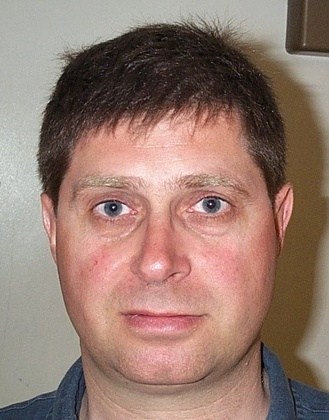
%> input picture images/DB1/db1_01.jpg, 329 x 420 px, shrunk from 392 x 500 before the run
$ octave --eval "result = detect_face(imread('images/DB1/db1_01.jpg'));"   (GNU Octave 9; MATLAB toolbox functions it lacks are replaced by stand-ins)
%> lines starting %> are read from the running program, lines starting %| are printed output that depends on the picture; in (x1, y1, x2, y2) boxes, pixels count from 0 and x2, y2 are one past the last pixel; in counts of white or black regions, pixels touching at a corner belong together; the program's own positions count from 1
### mouth_map.m
function [m_map_BW] = mouth_map(I)
%% Prepare variables

% Convert RGB image to YCbCr Components
YCbCr = rgb2ycbcr(I);
%> YCbCr: size 420x329x3 uint8; mean of channels 1, 2, 3 127.3, 119.2, 140.8

% Convert to double since max value for uint8 is 255.

% Isolate Cb.
Cb = double(YCbCr(:,:,2));
% Isolate Cr.
Cr = double(YCbCr(:,:,3));

%% Computations according to literature

Cr2 = Cr.^2;
Cr2n = 255.*(Cr2-min(Cr2))./(max(Cr2)-min(Cr2));

CrCb = Cr./Cb;
CrCbn = 255.*(CrCb-min(CrCb))./(max(CrCb)-min(CrCb));
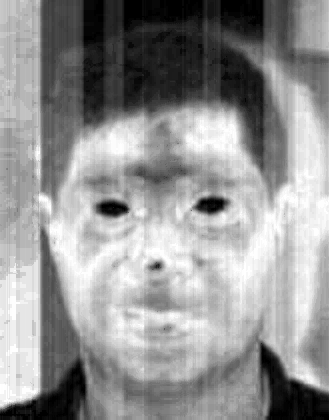
%> CrCbn: size 420x329 double; min 0, max 255, mean 147.2; drawn with min black and max white

% n is the number of pixels within the face mask
% mean2 calculates avarage of matrix elements
n = 0.95*(mean2(Cr2n)/mean2(CrCbn));
%> n = 0.856

m_map = (Cr2) .* ((Cr2)-n.*(CrCb)).^2;

%% Stretching, dilation and binarization

% Normalize
m_map = 255.*m_map./max(max(m_map));

% Convert to uint8
m_map = uint8(m_map);
%> m_map: size 420x329 uint8

% Dilate image
r = 10;
SE = strel('square', r); % spherical structuring element
m_map = imdilate(m_map,SE);

% Stretch image, tested values
target = 256:-4:4;
m_map_stretched = histeq(m_map,target);

% Binarize image with thresholdvalue 0.8
m_map_BW = imbinarize(m_map_stretched, 0.8);
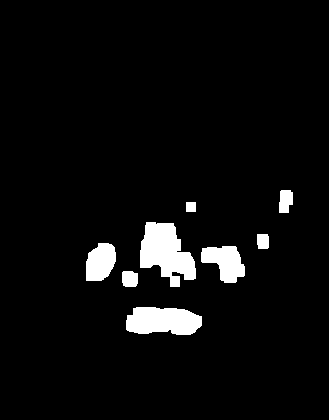
%> m_map_BW: size 420x329 logical; 4.9% white; 8 white regions, largest, box (x1, y1, x2, y2) and area: (140, 222, 196, 287) 2257, (126, 307, 202, 335) 1747, (201, 246, 245, 283) 1056

%% keep 5 largest objects

m_map_BW = bwareafilt(m_map_BW,5);
%> m_map_BW: size 420x329 logical; 4.5% white; 5 white regions, box (x1, y1, x2, y2) and area: (140, 222, 196, 287) 2257, (126, 307, 202, 335) 1747, (201, 246, 245, 283) 1056, (86, 243, 116, 281) 906, (279, 190, 293, 213) 273
%% DEBUG: Draw mouth on input image

% [9 lines of commented-out code are left out]

### eye_map.m
function [out_image_illum] = eye_map(in_image)

%Test
%in_image = imread("images/DB0/db0_1.jpg");

%Convert RGB color values to YCbCr color space
chroma_img = rgb2ycbcr(in_image);

%color channels scaling
Y = uint16(255 * mat2gray(chroma_img(:,:,1)));
Cb = uint16(255 * mat2gray(chroma_img(:,:,2)));
%> Cb: size 420x329 uint16
Cr = uint16(255 * mat2gray(chroma_img(:,:,3)));
%> Cr: size 420x329 uint16

Cr_negative = 255 - Cr;

%First eye map
EyeMapC = (1/3).*(Cb.^2 + Cr_negative.^2 + (Cb./Cr));
EyeMapC = im2double(histeq(EyeMapC)); %Send back?
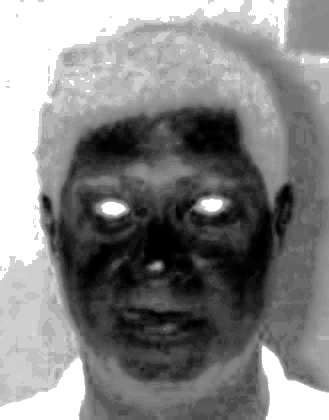
%> EyeMapC: size 420x329 double; min 0, max 1, mean 0.515

SE = strel('disk', 4);
%Second eye map
Dilate = imdilate(Y,SE);
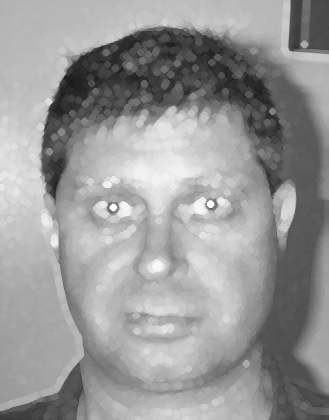
%> Dilate: size 420x329 uint16; min 26, max 255, mean 151.7
Erode = imerode(Y,SE);

EyeMapL = Dilate./(Erode+1);
EyeMapL = im2double(histeq(EyeMapL));
%> EyeMapL: size 420x329 double; every value is 1

%Combination of Cr and Cb
EyeMap = EyeMapC.* EyeMapL;
EyeMap = histeq(EyeMap);

EyeMap = EyeMap > 0.85;
%> EyeMap: size 420x329 logical; 16.6% white; 21 white regions (13 under 20 px), largest, box (x1, y1, x2, y2) and area: (0, 0, 244, 280) 16381, (262, 346, 329, 420) 2631, (0, 358, 85, 420) 2611

%Normalize
EyeMap = uint8(255 * mat2gray(EyeMap));

out_image_illum = imdilate(EyeMap,SE);
%> out_image_illum: size 420x329 uint8; 19.9% white; 14 white regions, largest, box (x1, y1, x2, y2) and area: (0, 0, 247, 283) 18276, (259, 343, 329, 420) 3145, (0, 355, 88, 420) 3129

%imshow(out_image_illum)

### eye_map_colour.m
function [out_image_colour] = eye_map_colour(in_image)

%Test
%in_image = imread("image_0253.jpg");

gray_im = rgb2gray(in_image);
gray_im = histeq(gray_im);
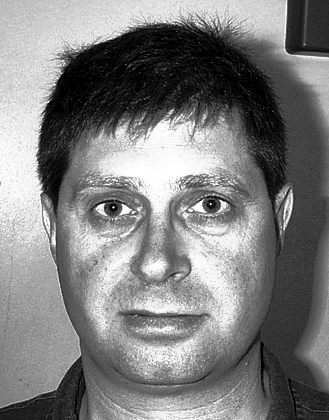
%> gray_im: size 420x329 uint8; min 0, max 255, mean 126.3

out_image_colour = gray_im > 20;
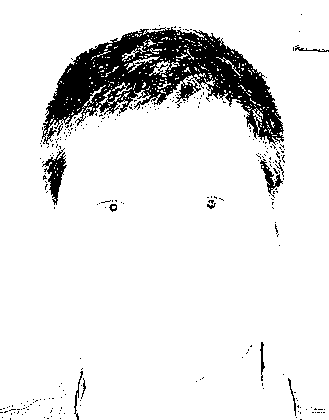
%> out_image_colour: size 420x329 logical; 90.1% white; 255 black regions (244 under 20 px), largest, box (x1, y1, x2, y2) and area: (42, 27, 284, 145) 11845, (42, 148, 67, 205) 537, (260, 159, 283, 198) 251

### eye_map_edge.m
function [out_image_edge] = eye_map_edge(in_image)

%Test
%in_image = imread("image_0253.jpg");

gray_im = rgb2gray(in_image);
%Sobel can detect edges
sobel_im = edge(gray_im, 'sobel');
%> sobel_im: size 420x329 logical; 3.2% white in thin lines or dots

SE = strel('disk', 4);

%Dilation twice to enhance the conected regions
edge_im = imdilate(sobel_im,SE);
%> edge_im: size 420x329 logical; 24.9% white; 59 white regions, largest, box (x1, y1, x2, y2) and area: (0, 12, 248, 420) 14818, (165, 170, 252, 232) 3102, (69, 172, 155, 239) 2967
edge_im = imdilate(edge_im,SE);
%> edge_im: size 420x329 logical; 40.2% white; 21 white regions, largest, box (x1, y1, x2, y2) and area: (0, 9, 300, 420) 38073, (162, 167, 255, 243) 4628, (114, 303, 214, 339) 2185

%Erosion three times to get rid of unwanted connected regions
edge_im = imerode(edge_im,SE);
%> edge_im: size 420x329 logical; 27.3% white; 27 white regions, largest, box (x1, y1, x2, y2) and area: (0, 12, 297, 420) 23941, (165, 170, 252, 240) 3410, (68, 172, 155, 239) 3154
edge_im = imerode(edge_im,SE);
%> edge_im: size 420x329 logical; 15.1% white; 57 white regions (44 under 20 px), largest, box (x1, y1, x2, y2) and area: (0, 15, 294, 420) 13979, (168, 173, 243, 229) 2225, (72, 175, 152, 236) 1981
out_image_edge = imerode(edge_im,SE);
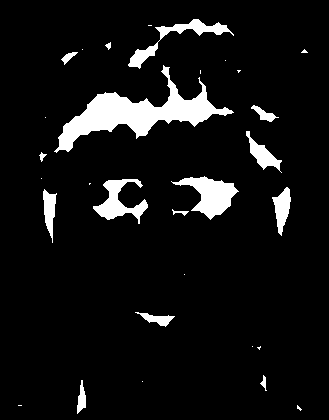
%> out_image_edge: size 420x329 logical; 7.3% white; 30 white regions (15 under 20 px), largest, box (x1, y1, x2, y2) and area: (54, 65, 234, 153) 4467, (171, 176, 239, 220) 1344, (93, 179, 148, 224) 1016

### hybrid_eye.m
function [hybrid_image] = hybrid_eye(in_image)

% Test
%in_image = imread("images/DB1/db1_10.jpg");
% in_image = white_patch(in_image);

out_image_illum = eye_map(in_image);
out_image_colour = eye_map_colour(in_image);
out_image_edge = eye_map_edge(in_image);

%Eye blob rules
out_image_illum = eye_rules(out_image_illum);
out_image_colour = eye_rules(out_image_colour);
out_image_edge = eye_rules(out_image_edge);

%Combine images after rules have been applied
ill_and_colour = out_image_illum & out_image_colour;
ill_and_edge = out_image_illum & out_image_edge;
colour_and_edge = out_image_colour & out_image_edge;

hybrid_image = ill_and_colour | ill_and_edge | colour_and_edge;
hybrid_image = bwareafilt(hybrid_image, 8);

% [11 lines of commented-out code are left out]

### eye_rules.m
%Rules to detect eye blobs
%Solidity of the region is greater than 0.5
%Aspect ratio between 0.8 and 4.0
%Connected region is not touching the border
%The orientation of the connected component is between -45 and +45 degree


function image_eye_rules = eye_rules(in_image)

%> the run ends on the next line
    blob_areas = regionprops(in_image, 'Solidity', 'BoundingBox', 'Orientation', 'PixelList', 'Area');

%clear border
    image_eye_rules = imclearborder(in_image);

    for i = 1:length(blob_areas)

        solidity = blob_areas(i).Solidity;

        width = blob_areas(i).BoundingBox(3);
        height = blob_areas(i).BoundingBox(4);
        aspectRatio = width/height;

        orientation = blob_areas(i).Orientation;

        % remove blobs according to rules
        if ((solidity < 0.5) && (aspectRatio > 4.0 || aspectRatio < 0.8) && (orientation < -45 || orientation > 45))
            region_pixels = blob_areas(i).PixelList;
            image_eye_rules(region_pixels) = 0;
        end
    end
end

### detect_face.m
function [eye_centers, mouth_center] = detect_face(I)
%% Call functions to find mouth and eyes in input image
mm = mouth_map(I);
mask_im = hybrid_eye(I);

%% Remove all white objects outside face mask on eye_map and mouth_map

% Get face mask from face_mask function
face_mask_res = face_mask(I);
face_mask_inverse = imcomplement(face_mask_res);
% figure()
% imshow(face_mask_res)

% Remove all objects from eye map that is outside face mask
eye_diff = imbinarize(mask_im - face_mask_inverse);
[nrows, ~] = size(eye_diff);

% Remove all objects in the 2/3 part below in image (false candidates)
eye_diff(round(2/3*nrows):nrows,:) = 0;

% Remove small objects
eye_diff = bwareaopen(eye_diff,30);

% Keep only 3 largest objects
eye_diff = bwareafilt(eye_diff, 3);

% Remove all objects from mouth map that is outside face mask
mouth_diff = imbinarize(mm - face_mask_inverse);

%% Get information about white objects

eye_props = regionprops(eye_diff,'centroid', 'MajoraxisLength', 'MinoraxisLength', 'Orientation');

mouth_props = regionprops(mouth_diff,'centroid', 'MajoraxisLength', 'MinoraxisLength', 'Orientation');

%% Call face boundary to eliminate all false candidates
% figure()
% imshow(I);
[eye_centers, mouth_center] = face_boundary(eye_props, mouth_props);

%% DEBUG: Print eyes on input image
% [10 lines of commented-out code are left out]
end

$ run again, on images/DB1/db1_02.jpg
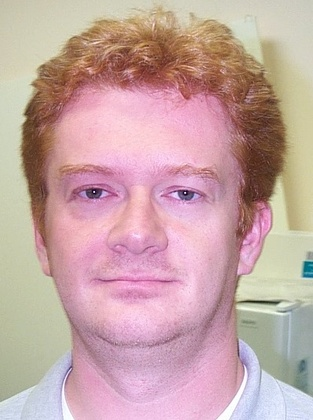
%> input picture images/DB1/db1_02.jpg, 313 x 420 px, shrunk from 399 x 536 before the run
%> YCbCr: size 420x313x3 uint8; mean of channels 1, 2, 3 166.8, 122.9, 142.2
%> in mouth_map, `CrCbn = 255.*(CrCb-min(CrCb))./(max(CrCb)-min(CrCb));`:
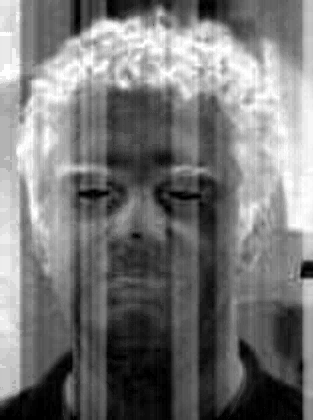
%> CrCbn: size 420x313 double; min 0, max 255, mean 118.9; drawn with min black and max white
%> n = 1.11
%> out_image_illum: size 420x313 uint8; 22.3% white; 12 white regions, largest, box (x1, y1, x2, y2) and area: (99, 302, 313, 420) 16390, (0, 349, 77, 420) 3206, (109, 231, 183, 306) 2786
%> out_image_colour: size 420x313 logical; 90% white; 220 black regions (203 under 20 px), largest, box (x1, y1, x2, y2) and area: (22, 35, 180, 247) 5618, (212, 66, 285, 245) 5382, (170, 54, 225, 94) 645
%> sobel_im: size 420x313 logical; 3.5% white in thin lines or dots
%> in eye_map_edge, `out_image_edge = imerode(edge_im,SE);`:
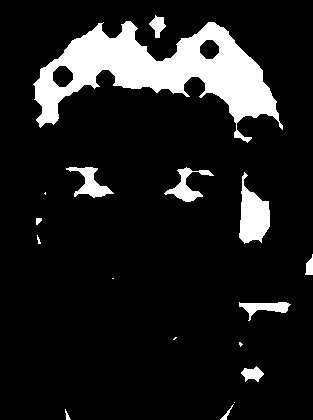
%> out_image_edge: size 420x313 logical; 11.8% white; 17 white regions (6 under 20 px), largest, box (x1, y1, x2, y2) and area: (33, 21, 283, 143) 11841, (239, 172, 270, 244) 1331, (66, 167, 114, 198) 605

$ run again, on images/DB1/db1_03.jpg
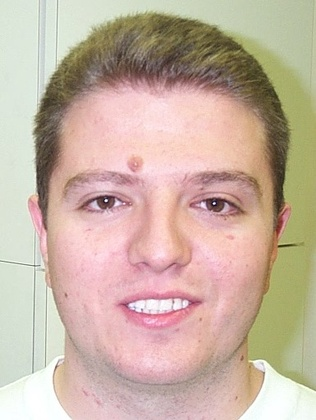
%> input picture images/DB1/db1_03.jpg, 316 x 420 px, shrunk from 385 x 512 before the run
%> YCbCr: size 420x316x3 uint8; mean of channels 1, 2, 3 173.5, 118, 138.5
%> in mouth_map, `CrCbn = 255.*(CrCb-min(CrCb))./(max(CrCb)-min(CrCb));`:
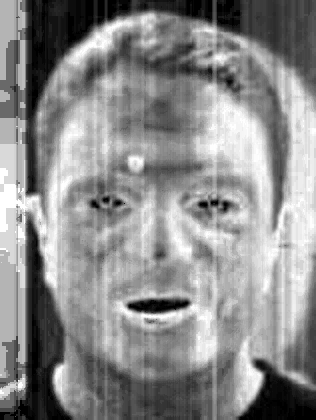
%> CrCbn: size 420x316 double; min 0, max 255, mean 139.8; drawn with min black and max white
%> n = 0.814
%> m_map_BW: size 420x316 logical; 4.2% white; 5 white regions, box (x1, y1, x2, y2) and area: (112, 285, 206, 336) 3442, (269, 204, 294, 261) 815, (124, 260, 155, 278) 457, (27, 198, 46, 226) 420, (126, 154, 146, 175) 384
%> out_image_illum: size 420x316 uint8; 31.2% white; 20 white regions, largest, box (x1, y1, x2, y2) and area: (0, 0, 316, 420) 31379, (236, 307, 316, 420) 4100, (103, 365, 179, 420) 1749
%> out_image_colour: size 420x316 logical; 90% white; 90 black regions (83 under 20 px), largest, box (x1, y1, x2, y2) and area: (35, 16, 289, 238) 12323, (202, 197, 244, 214) 316, (79, 195, 124, 209) 265
%> sobel_im: size 420x316 logical; 3.2% white in thin lines or dots
%> in eye_map_edge, `out_image_edge = imerode(edge_im,SE);`:
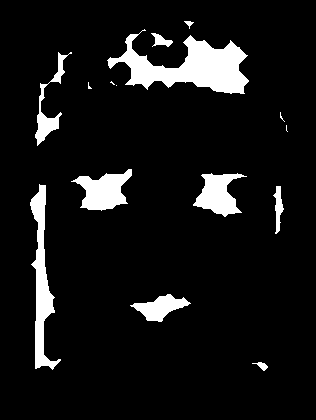
%> out_image_edge: size 420x316 logical; 8.3% white; 15 white regions (5 under 20 px), largest, box (x1, y1, x2, y2) and area: (107, 29, 249, 94) 4157, (30, 184, 61, 370) 2067, (71, 169, 132, 211) 1439

$ run again, on images/DB1/db1_04.jpg
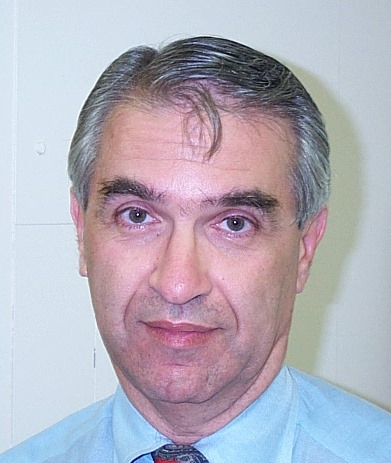
%> input picture images/DB1/db1_04.jpg, 391 x 463 px
%> YCbCr: size 463x391x3 uint8; mean of channels 1, 2, 3 168.7, 132.9, 128.8
%> n = 0.925
%> out_image_illum: size 463x391 uint8; 25.9% white; 40 white regions, largest, box (x1, y1, x2, y2) and area: (0, 307, 391, 463) 27499, (0, 0, 108, 93) 7193, (153, 9, 227, 81) 2517
%> out_image_colour: size 463x391 logical; 90% white; 331 black regions (309 under 20 px), largest, box (x1, y1, x2, y2) and area: (71, 36, 330, 163) 10687, (217, 190, 280, 221) 862, (131, 439, 209, 463) 814
%> sobel_im: size 463x391 logical; 3.4% white in thin lines or dots
%> in eye_map_edge, `out_image_edge = imerode(edge_im,SE);`:
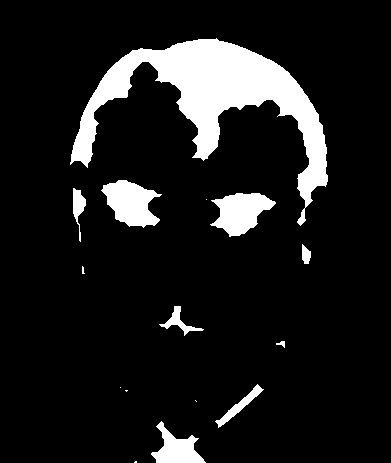
%> out_image_edge: size 463x391 logical; 10.9% white; 15 white regions (6 under 20 px), largest, box (x1, y1, x2, y2) and area: (70, 38, 328, 226) 13757, (101, 180, 162, 228) 1791, (210, 193, 276, 237) 1729
